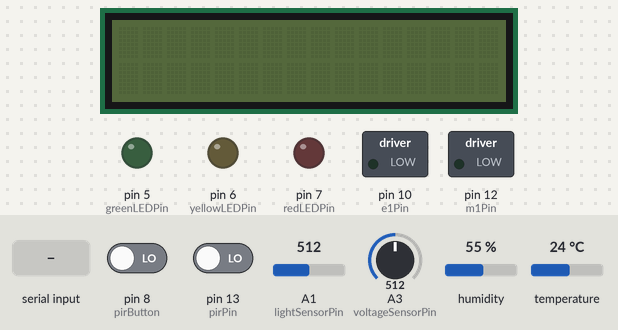
The sketch below on a simulated Arduino Uno, built with avr-gcc and run on an emulated ATmega328P. Shown: 16×2 character LCD, switched loads named in the sketch (green lamp = pin HIGH), output pins drawn as LEDs (lit = HIGH). Wiring (inferred from the names in the program): DHT11 sensor: data A0. Inputs (shaded band) come from the test bench; at power-on: A3 (voltageSensorPin) = 512, pin 8 (pirButton) LOW, pin 13 (pirPin) LOW, A1 (lightSensorPin) = 512, humidity 55 %, temperature 24 °C. What the sketch prints to the serial monitor is not drawn.

Above: at 1.2 s.
1.3 s: "LCD On\n" received over Serial
At 2.5 s:
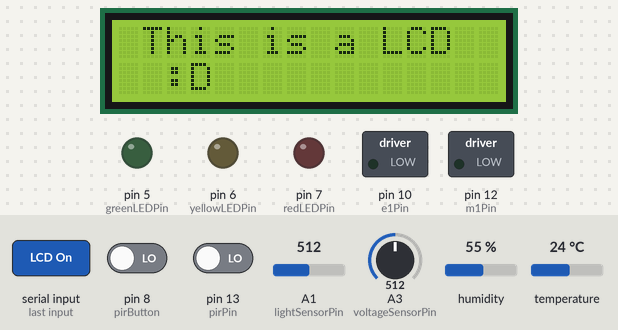
3.0 s: A3 (voltageSensorPin) set to 39
6.0 s: A3 (voltageSensorPin) set to 34
9.0 s: "Red LED On\n" received over Serial
At 9.5 s:
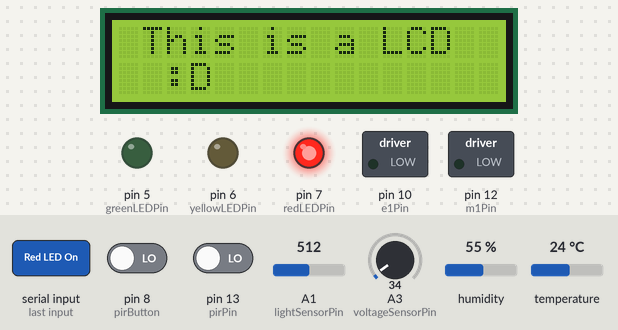
10.7 s: "Yellow LED On\n" received over Serial
At 11.2 s:
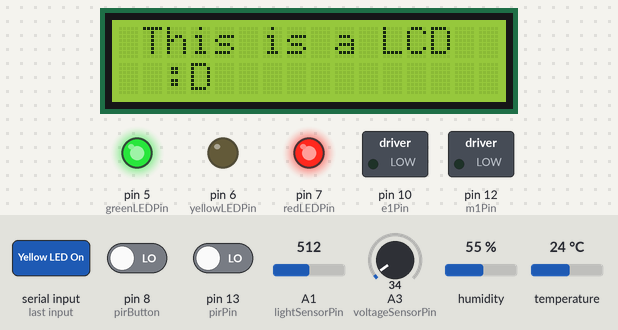
12.3 s: "Red LED Off\n" received over Serial
At 13.7 s:
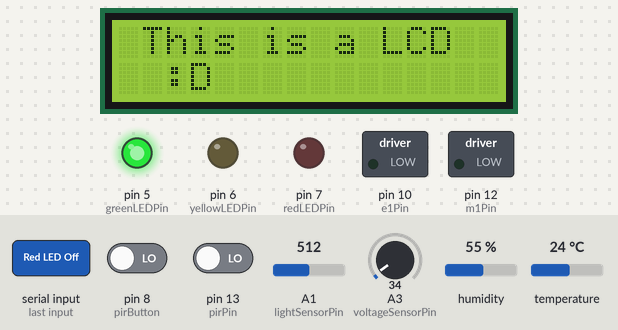
Timing chart, 0 to 14.9 s (numbered marks = the images above; inputs shaded):
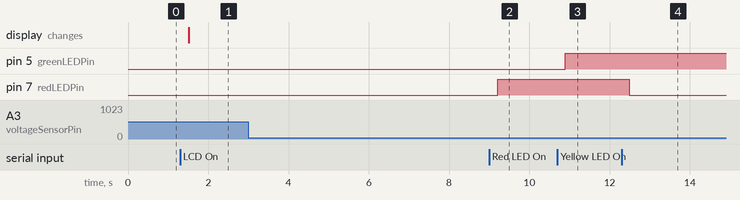

The sketch:

assessment2_individualproject.ino
```cpp
#include <Wire.h>
#include <LiquidCrystal_I2C.h>
#include "dht.h"

// variables
LiquidCrystal_I2C lcd(0x27, 16, 2); // set the LCD address to 0x27 for a 16 chars and 2 line display
int lcdBacklightPin = 5;
bool lcdOn = false;

int pirButton = 8;
int pirPin = 13;
int pirState = LOW;
int pirVal = 0;
bool motion = false;

dht DHT;
int tempSensorPin = A0;

int lightSensorPin = A1;
int lightSensorVal = 0;

int e1Pin = 10; // motor 1 enable pin
int m1Pin = 12; // motor 1 direction pin
int fanSpeedLow = 100;
int fanSpeedMedium = 200;
int fanSpeedHigh = 255;
int fanSpeed = 0;

int redLEDPin = 7;
int yellowLEDPin = 6;
int greenLEDPin = 5;
bool redLED = false;
bool yellowLED = false;
bool greenLED = false;

int voltageSensorPin = A3;
float adcVoltage = 0;
float voltageSensorVal;
float voltage;
const float factor = 5.128;    // reduction factor for voltage sensor shield
const float refVoltage = 5.00; // reference voltage
float R1 = 30000.0;
float R2 = 7500.0;

float battPercent = 0;

// LCD display
void lcdDisplay(bool isLcdOn)
{
    if (isLcdOn)
    {
        lcd.clear();
        lcd.setCursor(1, 0);
        lcd.print("This is a LCD");
        lcd.setCursor(2, 1);
        lcd.print(":D");
        Serial.print("LCD Display = ");
        Serial.println("On");
        lcd.backlight();
    }
    else if (!isLcdOn)
    {
        lcd.clear();
        Serial.print("LCD Display = ");
        Serial.println("Off");
        lcd.noBacklight(); // turn off backlight
    }
}

// motion detection (PIR sensor)
void motionDetection()
{
    int pirVal = digitalRead(pirPin);       // Read PIR sensor value
    int buttonVal = digitalRead(pirButton); // Read button value
    Serial.print("Motion sensor = ");

    // Check if motion is detected or button is pressed
    if (pirVal == HIGH || buttonVal == HIGH)
    {
        Serial.println(HIGH);
    }
    else
    {
        Serial.println(LOW);
    }
}

// motor driver (fan)
void motorDriver(int fanSpeed)
{
    if (fanSpeed > 0)
    {
        Serial.print("Fan = ");
        Serial.println("On");

        digitalWrite(m1Pin, HIGH);
        if (fanSpeed == 1)
        {
            analogWrite(e1Pin, fanSpeedLow);
        }
        else if (fanSpeed == 2)
        {
            analogWrite(e1Pin, fanSpeedMedium);
        }
        else if (fanSpeed == 3)
        {
            analogWrite(e1Pin, fanSpeedHigh);
        }
    }
    else
    {
        digitalWrite(m1Pin, LOW);
        analogWrite(e1Pin, 0);
        Serial.print("Fan = ");
        Serial.println("Off");
    }
}

// temp sensor
void tempSensor()
{
    DHT.read11(tempSensorPin);

    Serial.print("Current humidity = ");
    Serial.print(DHT.humidity);
    Serial.print("%  ");
    Serial.print("temperature = ");
    Serial.print(DHT.temperature);
    Serial.println("C  ");
}

// light sensor
void lightSensor()
{
    lightSensorVal = analogRead(lightSensorPin); // when no light, value will be lower; when got light, value will be higher
    Serial.print("Light sensor = ");
    Serial.println(lightSensorVal);
}

// LEDs
void ledLights(bool red, bool yellow, bool green)
{
    if (red)
    {
        digitalWrite(redLEDPin, HIGH);
        Serial.println("Red LED = On");
    }
    else
    {
        digitalWrite(redLEDPin, LOW);
        Serial.println("Red LED = Off");
    }

    if (yellow)
    {
        digitalWrite(yellowLEDPin, HIGH);
        Serial.println("Yellow LED = On");
    }
    else
    {
        digitalWrite(yellowLEDPin, LOW);
        Serial.println("Yellow LED = Off");
    }

    if (green)
    {
        digitalWrite(greenLEDPin, HIGH);
        Serial.println("Green LED = On");
    }
    else
    {
        digitalWrite(greenLEDPin, LOW);
        Serial.println("Green LED = Off");
    }
}

void voltSensor()
{
    voltageSensorVal = analogRead(voltageSensorPin);

    adcVoltage = (voltageSensorVal * refVoltage) / 1024.0;

    voltage = adcVoltage / (R2 / (R1 + R2));
}

void calculateBattPercent()
{
    battPercent = (voltage / 9) * 100;

    Serial.print("Battery percentage = ");
    Serial.print(battPercent);
    Serial.println("%");
}

void setup()
{
    Serial.begin(9600);

    // lcd
    lcd.init();
    lcd.backlight();

    // pir motion sensor
    pinMode(pirPin, INPUT); // declare pir sensor as input
    pinMode(pirButton, INPUT);

    // motor driver
    pinMode(m1Pin, OUTPUT);
    digitalWrite(m1Pin, LOW); // close the fan by default

    // LEDs
    pinMode(redLEDPin, OUTPUT);
    pinMode(yellowLEDPin, OUTPUT);
    pinMode(greenLEDPin, OUTPUT);

    // voltage sensor
    pinMode(voltageSensorPin, INPUT);
}

void loop()
{
    if (Serial.available() > 0)
    {
        // parse incoming data
        String message = Serial.readStringUntil('\n');
        Serial.println(message);

        if (message == "Red LED On")
        {
            redLED = true;
        }
        if (message == "Red LED Off")
        {
            redLED = false;
        }
        if (message == "Yellow LED On")
        {
            yellowLED = true;
        }
        if (message == "Yellow LED Off")
        {
            yellowLED = false;
        }
        if (message == "Green LED On")
        {
            greenLED = true;
        }
        if (message == "Green LED Off")
        {
            greenLED = false;
        }
        if (message == "LCD On")
        {
            lcdOn = true;
        }
        if (message == "LCD Off")
        {
            lcdOn = false;
        }
        if (message == "Fan Off")
        {
            fanSpeed = 0;
        }
        if (message == "Fan 1")
        {
            fanSpeed = 1;
        }
        if (message == "Fan 2")
        {
            fanSpeed = 2;
        }
        if (message == "Fan 3")
        {
            fanSpeed = 3;
        }
    }
    lcdDisplay(lcdOn);

    motionDetection();
    motorDriver(fanSpeed);

    tempSensor();

    lightSensor();

    ledLights(redLED, greenLED, yellowLED);

    voltSensor();

    calculateBattPercent();
}
```

dht.h
```cpp
//
//    FILE: dht.h
// VERSION: 0.1.00
// PURPOSE: DHT Temperature & Humidity Sensor library for Arduino
//
//     URL: http://arduino.cc/playground/Main/DHTLib
//
// HISTORY:
// see dht.cpp file
//

#ifndef dht_h
#define dht_h

#if ARDUINO >= 100
 #include "Arduino.h"
#else
 #include "WProgram.h"
#endif

#define DHT_LIB_VERSION "0.1.00"

class dht
{
public:
	int read11(uint8_t pin);
    int read22(uint8_t pin);
	double humidity;
	double temperature;

private:
	uint8_t bits[5];  // buffer to receive data
	int read(uint8_t pin);
};
#endif
//
// END OF FILE
//
```

Measured:
- after the input at 1.3 s, the display: changes after 0.21 s (image 1)
- after the input at 3.0 s, every drawn part: stays the same
- after the input at 6.0 s, every drawn part: stays the same
- after the input at 9.0 s, pin 7 (redLEDPin): LOW → HIGH after 0.21 s
- after the input at 10.7 s, pin 5 (greenLEDPin): LOW → HIGH after 0.19 s
- after the input at 12.3 s, pin 7 (redLEDPin): HIGH → LOW after 0.19 s
